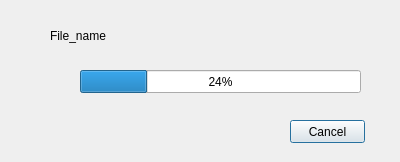
<?xml version="1.0" encoding="UTF-8"?>
<ui version="4.0">
 <class>Dialog</class>
 <widget class="QDialog" name="Dialog">
  <property name="windowModality">
   <enum>Qt::NonModal</enum>
  </property>
  <property name="geometry">
   <rect>
    <x>0</x>
    <y>0</y>
    <width>400</width>
    <height>162</height>
   </rect>
  </property>
  <property name="focusPolicy">
   <enum>Qt::NoFocus</enum>
  </property>
  <property name="windowTitle">
   <string>Dialog</string>
  </property>
  <property name="modal">
   <bool>false</bool>
  </property>
  <widget class="QProgressBar" name="pbar">
   <property name="geometry">
    <rect>
     <x>80</x>
     <y>70</y>
     <width>281</width>
     <height>23</height>
    </rect>
   </property>
   <property name="value">
    <number>24</number>
   </property>
  </widget>
  <widget class="QPushButton" name="btn_cancel">
   <property name="geometry">
    <rect>
     <x>290</x>
     <y>120</y>
     <width>75</width>
     <height>23</height>
    </rect>
   </property>
   <property name="text">
    <string>Cancel</string>
   </property>
  </widget>
  <widget class="QLabel" name="label_file_name">
   <property name="geometry">
    <rect>
     <x>50</x>
     <y>20</y>
     <width>311</width>
     <height>31</height>
    </rect>
   </property>
   <property name="text">
    <string>File_name</string>
   </property>
  </widget>
 </widget>
 <resources/>
 <connections>
  <connection>
   <sender>btn_cancel</sender>
   <signal>clicked()</signal>
   <receiver>Dialog</receiver>
   <slot>btn_stop_progress()</slot>
   <hints>
    <hint type="sourcelabel">
     <x>304</x>
     <y>76</y>
    </hint>
    <hint type="destinationlabel">
     <x>193</x>
     <y>70</y>
    </hint>
   </hints>
  </connection>
 </connections>
 <slots>
  <slot>btn_stop_progress()</slot>
 </slots>
</ui>
